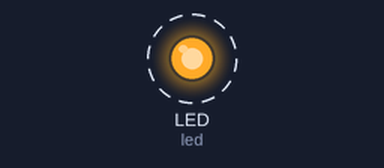
Recording of a program running on a simulated CircuitPython board. Shown: output pins drawn as LEDs (lit = HIGH). Dashed ring = blinking. What the program prints to the serial console is not drawn.

Above: at 0.2 s.
Timing chart, 0 to 3.0 s (numbered marks = the images above):
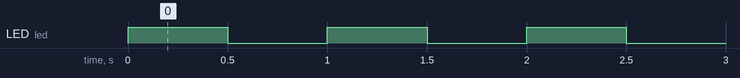

Measured:
- by itself, LED (led): alternates HIGH for 0.50 s and LOW for 0.50 s

The program:

cdc-test.py
```python
import usb_cdc
import time
import board
import digitalio

led = digitalio.DigitalInOut(board.LED)
led.direction = digitalio.Direction.OUTPUT

d = usb_cdc.data
count = 0
dt = 0.5
if d is None:
    dt = 0.1

while True:
    led.value = True
    time.sleep(0.5)
    led.value = False
    time.sleep(dt)
    count += 1
    text = "count: {}\n".format(count)
    buf = bytes(text, "ascii")
    if not (d is None):
        d.write(buf)
        d.flush()
```
